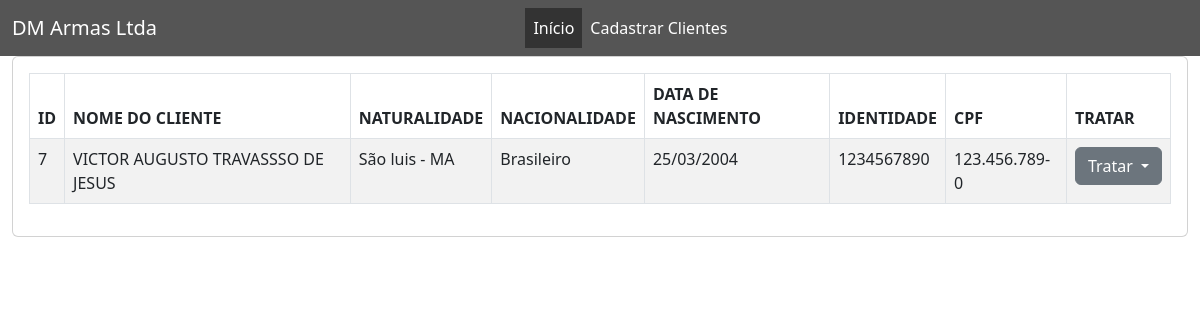
The app's page /home.php with its own data.
### tables this page shows
CREATE TABLE `cliente` (
  `id` int(11) NOT NULL,
  `nome_cliente` varchar(100) DEFAULT NULL,
  `naturalidade` varchar(50) DEFAULT NULL,
  `nacionalidade` varchar(50) DEFAULT NULL,
  `data_nascimento` date DEFAULT NULL,
  `profissao` varchar(50) DEFAULT NULL,
  `estado_civil` varchar(50) NOT NULL,
  `identidade` varchar(20) DEFAULT NULL,
  `orgao_expedidor` varchar(20) DEFAULT NULL,
  `cpf` varchar(14) DEFAULT NULL,
  `rua` varchar(100) DEFAULT NULL,
  `cep` varchar(10) DEFAULT NULL,
  `numero_casa` int(11) DEFAULT NULL,
  `cidade` varchar(50) DEFAULT NULL,
  `uf` varchar(2) DEFAULT NULL,
  `ponto_referencia` varchar(100) DEFAULT NULL,
  `telefone_contato` varchar(15) DEFAULT NULL,
  `celular_contato` varchar(15) DEFAULT NULL
);

### home.php (the view, shortened to what this page needs)
<!DOCTYPE html>
<html lang="en">
<head>
    <link href="https://cdn.jsdelivr.net/npm/bootstrap@5.3.0/dist/css/bootstrap.min.css" rel="stylesheet">
</head>
<body>
    <nav class="navbar navbar-expand-lg navbar-light">
        <div class="container-fluid">
            <a style="cursor: pointer;color: white" class="navbar-brand" href="#">DM Armas Ltda</a>
            <div class="collapse navbar-collapse" id="navbarNav" style="margin-left: -100px;">
                <ul class="navbar-nav">
                    <li class="nav-item">
                        <a style="color: white" class="nav-link active" href="home.php">Início</a>
                    </li>
                    <li class="nav-item">
                        <a class="nav-link" href="cadastrar_cliente.php">Cadastrar Clientes</a>
                    </li>
                </ul>
            </div>
        </div>
    </nav>
    <div class="content-wrapper">
        <section class="content">
            <div class="container-fluid">
                <div class="row">
                    <div class="col-12">
                        <div class="card">
                            <div class="card-body">
                                <div style="max-width:100%; " class="table-overflow">
                                    <table id="example1" class="table table-bordered table-striped ">
                                        <thead>
                                            <tr>
                                                <th>ID</th>
                                                <th>NOME DO CLIENTE</th>
                                                <th>NATURALIDADE</th>
                                                <th>NACIONALIDADE</th>
                                                <th>DATA DE NASCIMENTO</th>
                                                <th>IDENTIDADE</th>
                                                <th>CPF</th>
                                                <th>TRATAR</th>
                                            </tr>
                                        </thead>
                                        <tbody>
                                            <?php
                                            include('conexao.php');
                                            $select = "SELECT * FROM cliente";
                                            $result = mysqli_query($link, $select);
                                            foreach ($result as $linha) {
                                            ?>
                                                <tr>
                                                    <td>
                                                        <?php echo $id = $linha['id']; ?>
                                                    </td>
                                                    <td>
                                                        <?php echo $nome_cliente = $linha['nome_cliente']; ?>
                                                    </td>
                                                    <td>
                                                        <?php echo $naturalidade = $linha['naturalidade']; ?>
                                                    </td>
                                                    <td>
                                                        <?php echo $nacionalidade = $linha['nacionalidade']; ?>
                                                    </td>
                                                    <td>
                                                        <?php
                                                        $data_nascimento = $linha['data_nascimento'];
                                                        $data_formatada = date('d/m/Y', strtotime($data_nascimento));
                                                        echo $data_formatada
                                                        ?>
                                                    </td>
                                                    <td>
                                                        <?php echo $identidade = $linha['identidade']; ?>
                                                    </td>
                                                    <td>
                                                        <?php echo $cpf = $linha['cpf']; ?>
                                                    </td>
                                                    <td>
                                                        <div class="dropdown">
                                                            <button class="btn btn-secondary dropdown-toggle" type="button" id="dropdownMenuButton" data-bs-toggle="dropdown" aria-haspopup="true" aria-expanded="false">
                                                                Tratar
                                                            </button>
                                                        </div>
                                                    </td>
                                                </tr>
                                            <?php
                                            }
                                            ?>
                                        </tbody>
                                    </table>
                                </div>
                            </div>
                        </div>
                    </div>
                </div>
            </div>
        </section>
    </div>
</body>
</html>

### home.php (style rules this page uses)
.navbar { background-color: #555; }
.navbar-nav { margin: auto; display: flex; align-items: center; }
.navbar-nav .nav-link { color: white; transition: background-color 0.3s; }
.active { background-color: #333; color: white; }

### records on screen
cliente: id "7", nome_cliente "VICTOR AUGUSTO TRAVASSSO DE JESUS", naturalidade "São luis - MA", nacionalidade "Brasileiro", data_nascimento "25/03/2004", identidade "1234567890", cpf "123.456.789-0"
